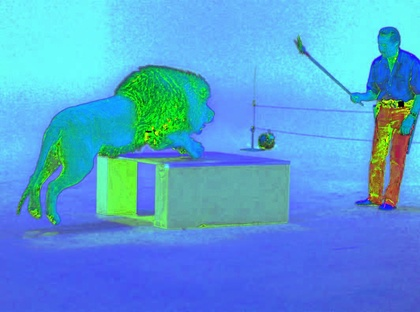
%> input picture Day01/lionHSV.jpg, 420 x 312 px, shrunk from 1064 x 791 before the run
$ octave --eval "Cau02;"   (GNU Octave 9; MATLAB toolbox functions it lacks are replaced by stand-ins)
%> lines starting %> are read from the running program, lines starting %| are printed output that depends on the picture; in (x1, y1, x2, y2) boxes, pixels count from 0 and x2, y2 are one past the last pixel; in counts of white or black regions, pixels touching at a corner belong together; the program's own positions count from 1
function Cau02
  J=imread("lionHSV.jpg");
%> J is the input picture: size 312x420x3 uint8; mean R, G, B 84.7, 159.6, 215.7

  J_hue=J(:,:,1);
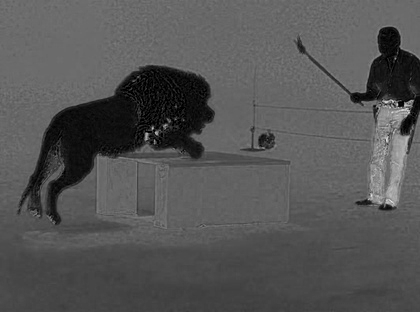
%> J_hue: size 312x420 uint8; min 0, max 229, mean 84.7
  J_sat=J(:,:,2);
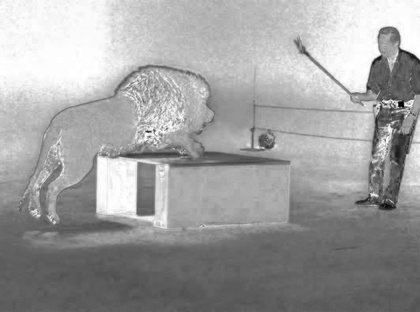
%> J_sat: size 312x420 uint8; min 0, max 255, mean 159.6
  J_val=J(:,:,3);
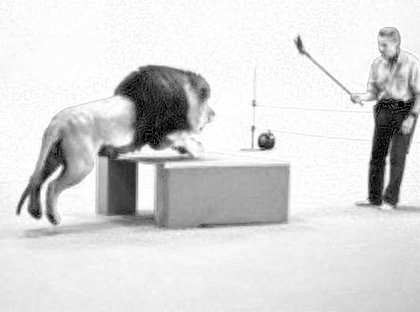
%> J_val: size 312x420 uint8; min 0, max 255, mean 215.7

  J_hue_in_double = double(J_hue) / double(max(J_hue(:)));
  B = (J_hue_in_double>0.22 & J_hue_in_double<0.45);
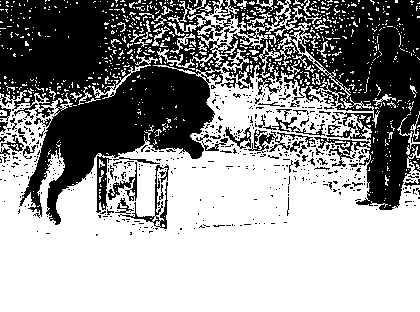
%> B: size 312x420 logical; 59.5% white; 502 black regions (449 under 20 px), largest, box (x1, y1, x2, y2) and area: (0, 0, 420, 225) 47754, (118, 164, 169, 229) 512, (248, 129, 315, 153) 492
  imshow(B);
endfunction

$ run again, with Day01/lion.jpg copied over Day01/lionHSV.jpg
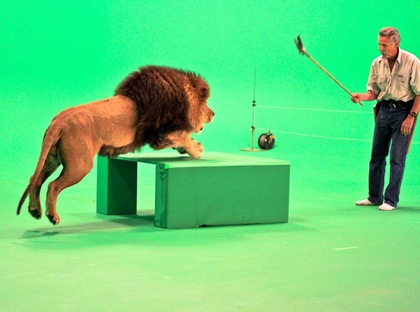
%> input picture Day01/lion.jpg, 420 x 312 px, shrunk from 1064 x 791 before the run
%> in Cau02, J is the input picture: size 312x420x3 uint8; mean R, G, B 96.9, 209.4, 123
%> in Cau02, `J_val=J(:,:,3);`:
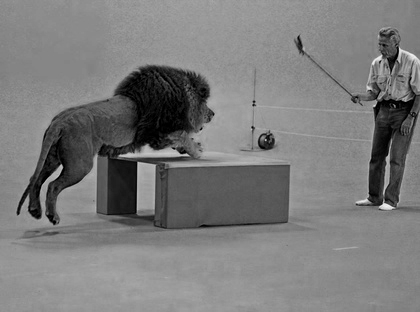
%> J_val: size 312x420 uint8; min 0, max 243, mean 123
%> in Cau02, `B = (J_hue_in_double>0.22 & J_hue_in_double<0.45);`:
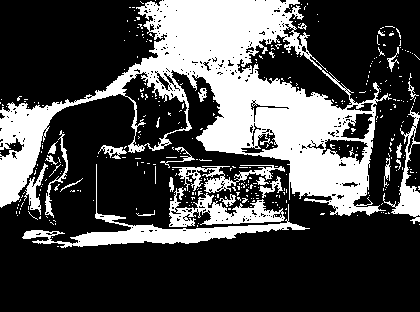
%> B: size 312x420 logical; 29% white; 354 white regions (328 under 20 px), largest, box (x1, y1, x2, y2) and area: (0, 0, 392, 216) 27899, (22, 164, 310, 248) 3225, (169, 187, 285, 227) 1812
